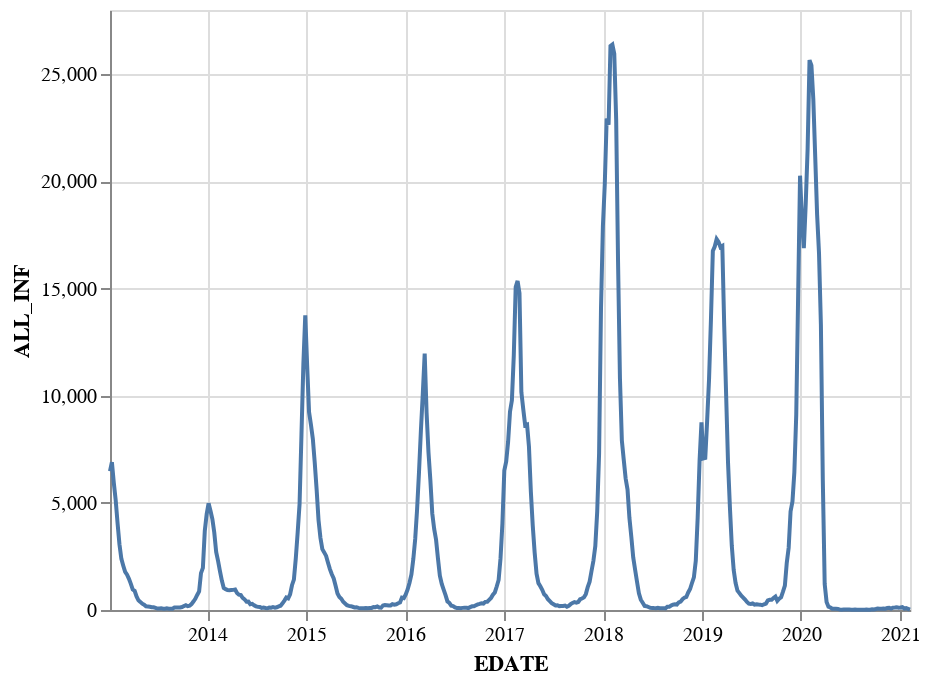

This figure's notebook cell:
### Markdown cell above
### Function call to realization generations

### Code cell
make_realization(flu_data, 'EDATE:T', 'ALL_INF')

### Figure 1 — Vega-Lite specification as saved in the notebook (floating-point values rounded to 4 significant figures; data arrays with more than 128 entries replaced by an {"elided": "..."} marker saying what was removed)
{"$schema": "https://vega.github.io/schema/vega-lite/v3.4.0.json", "config": {"mark": {"tooltip": null}, "view": {"height": 300, "width": 400}}, "data": {"name": "data-03af46b262e956e7904a5155a1379669"}, "datasets": {"data-03af46b262e956e7904a5155a1379669": {"elided": "423 records"}}, "encoding": {"x": {"field": "EDATE", "type": "temporal"}, "y": {"field": "ALL_INF", "type": "quantitative"}}, "mark": "line"}
